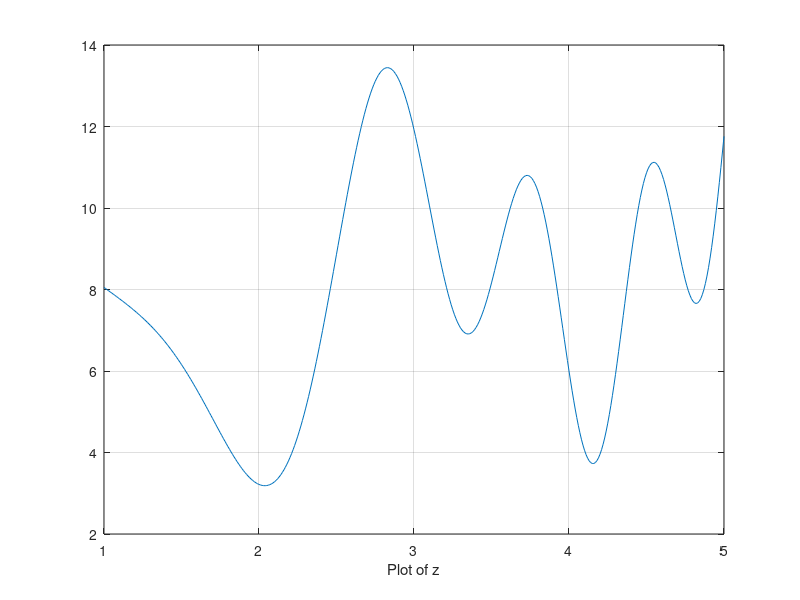

Source code (MATLAB):
% Training for Functional operations
x=1:0.01:5;
y=0.05*x+2.01;
p=3*sin(x.*x)+2*cos(y.*y.*y);
q=3*cos(x.*y)+2*y.*y;
z=p+q;
plot(x,p); xlabel('Plot of p'); grid; disp('hit any key ro resume'); pause
plot(x,q); xlabel('Plot of q'); grid; disp('hit any key ro resume'); pause
plot(x,z); xlabel('Plot of z'); grid;